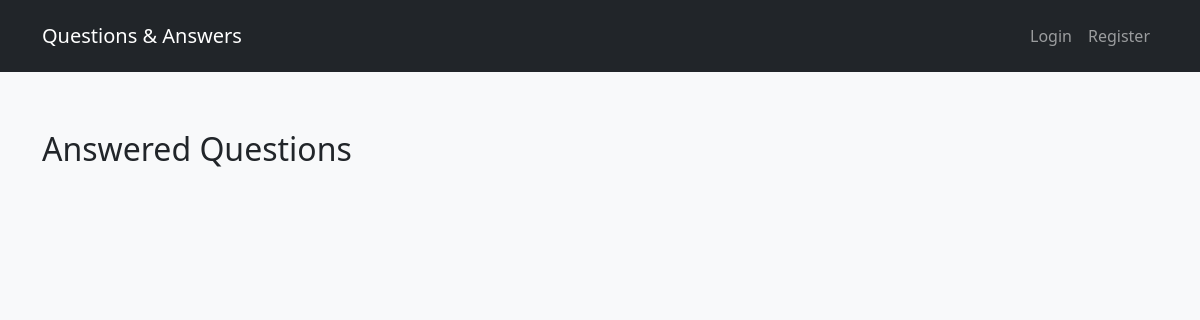
The app's page /, older data.
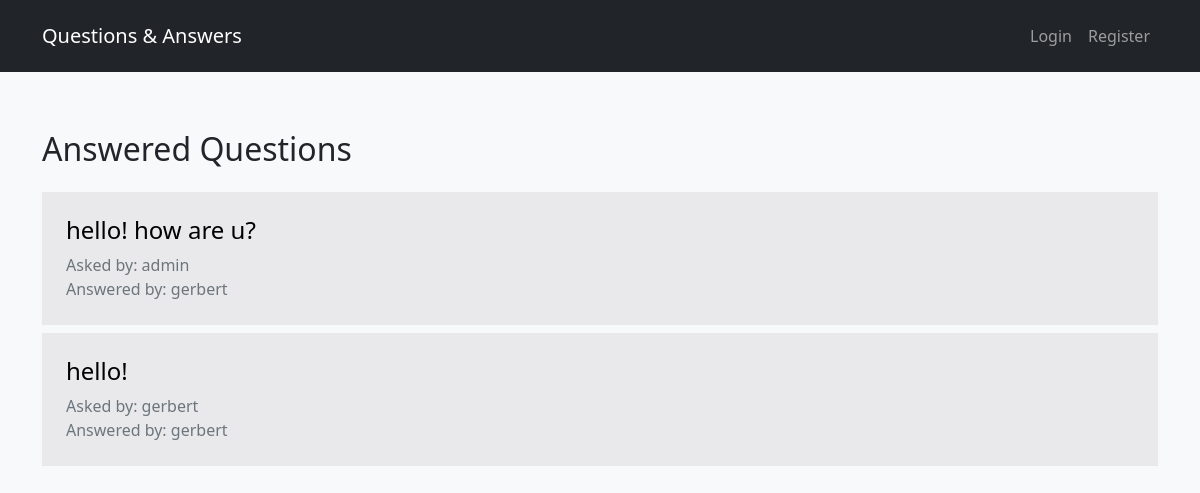
The same page, newer data.
### tables this page shows
CREATE TABLE question (
    id integer primary key autoincrement,
    id_expert integer not null,
    id_user integer not null,
    text_question text not null,
    answer text
);

CREATE TABLE user (
    id integer primary key autoincrement,
    user_name text not null,
    password text not null,
    expert boolean not null,
    admin boolean not null
);

### app.py (the view)
@app.route("/")
def home():
    user = user_session()
    db = get_db()
    cur = db.execute("""
                SELECT asker.user_name AS asker_name, expert.user_name AS expert_name, question.id AS id, question.text_question as text
                FROM question
                    JOIN user AS asker ON question.id_user = asker.id
                    JOIN user AS expert ON question.id_expert = expert.id
                WHERE question.answer IS NOT NULL;
            """)
    questions = cur.fetchall()
    return render_template("home.html", user=user, questions=questions)

### app.py (called while the page is built, shortened)
def user_session():
    user_data = None
    return user_data

def connect_db():  # Подключение базы данных
    sql = sqlite3.connect("ask_db.db")
    sql.row_factory = sqlite3.Row
    return sql

def get_db():  # Получение базы данных
    if not hasattr(g, "sqlite3"):
        g.sqlite_db = connect_db()
    return g.sqlite_db

### templates/home.html (shortened to what this page needs)
<!DOCTYPE html>
<html lang="en">
<head>
    <link href="https://cdn.jsdelivr.net/npm/bootstrap@5.1.3/dist/css/bootstrap.min.css" rel="stylesheet">
    <link rel="stylesheet" type="text/css" href="{{ url_for('static', filename='style.css')}}">
    <link rel="stylesheet" href="https://cdn.jsdelivr.net/npm/bootstrap-icons@1.3.0/font/bootstrap-icons.css">
</head>
<body class="bg-light">
<nav class="navbar navbar-expand-lg bg-dark navbar-dark py-3 fixed-top fw-light">
    <div class="container">
        <a href="{{ url_for('home') }}" class="navbar-brand lead">Questions & Answers</a>
        <div class="collapse navbar-collapse" id="navmenu">
            <ul class="navbar-nav ms-auto text-light justify-content-center align-items-center">
                {% if user %}
                <li class="nav-item"><a href="{{ url_for('ask_question') }}" class="nav-link">Ask a Question</a></li>
                {% if user.expert %}
                <li class="nav-item"><a href="{{ url_for('unanswered_question') }}" class="nav-link">Your Questions</a></li>
                {% endif %}
                {% if user.admin %}
                <li class="nav-item"><a href="{{ url_for('users') }}" class="nav-link">User Setup</a></li>
                {% endif %}
                <li class="nav-item"><a href="{{ url_for('logout') }}" class="nav-link"><span><i class="bi bi-box-arrow-right fs-5" style="vertical-align: 0.25em;"></i></span></a></li>
                {% else %}
                <li class="nav-item"><a href="{{ url_for('login') }}" class="nav-link">Login</a></li>
                <li class="nav-item"><a href="{{ url_for('register') }}" class="nav-link">Register</a></li>
                {% endif %}
            </ul>
        </div>
    </div>
</nav>
<section>
    <div class="container text-dark mt-5 fw-light">
        {% block content %}
        <h2 class="fw-light fs-2 mb-4">Answered Questions</h2>
        <div class="d-flex flex-column">
            {% for question in questions %}
                <a href="{{ url_for('answered_questions', id_question=question.id) }}" class="answers mb-2">
                    <div class="bg-dark p-4 " style="--bs-bg-opacity: .07;">
                        <h4 class="fw-light fs-4">{{ question.text }}</h4>
                        <span class="text-secondary">Asked by: {{ question.asker_name}}
                        <br>
                        Answered by: {{ question.expert_name }}</span>
                    </div>
                </a>
            {% endfor %}
        </div>
        {% endblock %}
    </div>
</section>
</body>
</html>

Row changes from the older to the newer data that the page shows:
added question: text "hello! how are u?", asker_name "admin", expert_name "gerbert"
added question: text "hello!", asker_name "gerbert", expert_name "gerbert"
